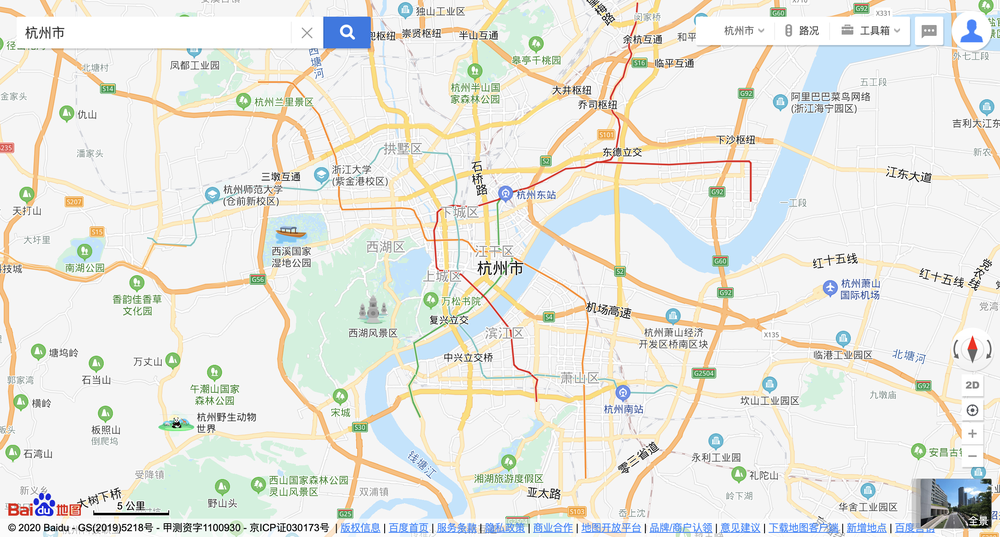
#> input picture 提取地图信息/007_杭州.png, 1000 x 537 px, shrunk from 2400 x 1288 before the run
$ python extract_city_info.py
#> lines starting #> are read from the running program, lines starting #| are printed output that depends on the picture; after the words box and inside, x2 and y2 are one past the last pixel; in counts of white or black regions, pixels touching at a corner belong together
import cv2
import numpy as np

img = cv2.imread('007_杭州.png')
#> img is the input picture: shape (537, 1000, 3); mean B, G, R 226, 232.3, 231.7

def func():
    # range of red
    lower_red = np.array([160, 60, 60])
    upper_red = np.array([180, 255, 255])

    lower_red2 = np.array([0, 60, 60])
    upper_red2 = np.array([10, 255, 255])  # thers is two ranges of red


    # range of yellow
    # lower_yellow = np.array([10,100,100])
    # upper_yellow = np.array([45,255,255])

    # range of grenn
    # lower_yellow = np.array([36,25,25])
    # upper_yellow = np.array([70,255,255])

    # change to hsv model
    hsv = cv2.cvtColor(img, cv2.COLOR_BGR2HSV)
#> hsv: shape (537, 1000, 3); mean H, S, V 25.4, 20.2, 239.1

    mask_r = cv2.inRange(hsv, lower_red, upper_red)
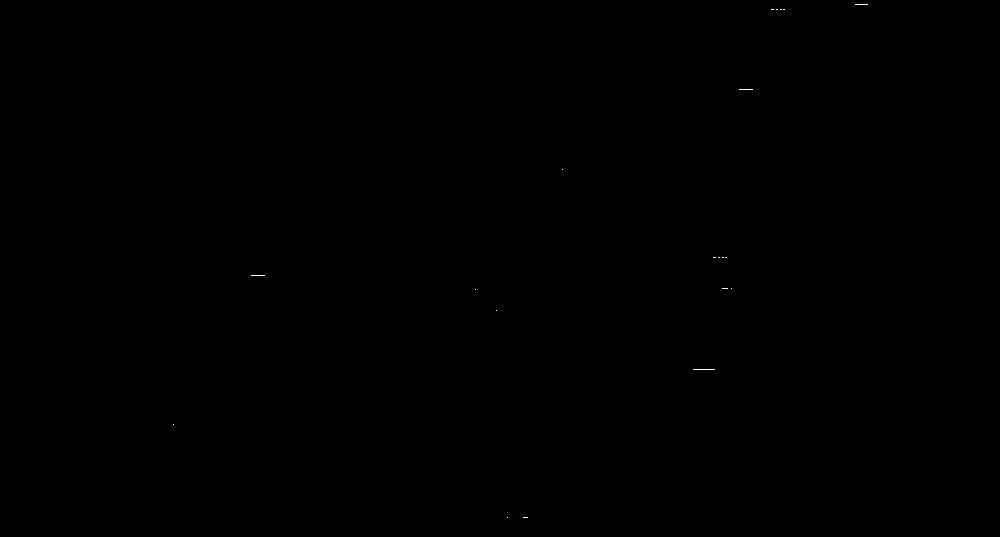
#> mask_r: shape (537, 1000); 0.02% white in thin lines or dots, all inside (x1, y1, x2, y2) = (173, 4, 868, 518)

    mask_r2 = cv2.inRange(hsv, lower_red2, upper_red2)
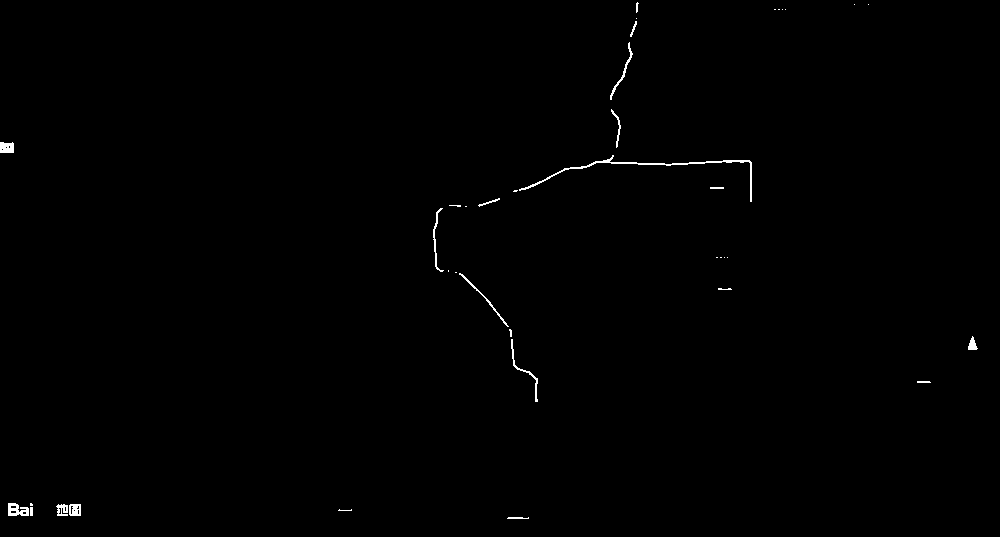
#> mask_r2: shape (537, 1000); 0.41% white in thin lines or dots

    mask = mask_r + mask_r2
#> mask: shape (537, 1000); 0.43% white in thin lines or dots

    cv2.namedWindow('Mask', 0)
    cv2.imshow('Mask', mask)
    cv2.waitKey()

    kernel = cv2.getStructuringElement(cv2.MORPH_ELLIPSE, (3, 3))
    mask = cv2.dilate(mask, kernel)
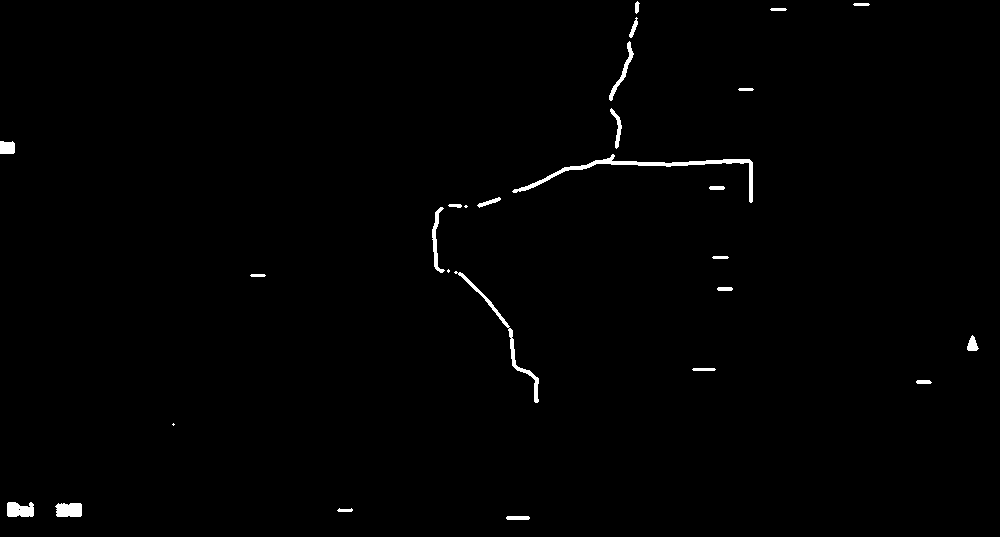
#> mask: shape (537, 1000); 0.81% white; 27 white regions (3 under 20 px), largest, box (x1, y1, x2, y2) and area: (512, 154, 753, 203) 1162, (454, 271, 539, 403) 606, (7, 502, 34, 517) 345

    cv2.namedWindow('Mask_dilate', 0)
    cv2.imshow('Mask_dilate', mask)
    cv2.waitKey()

    # 将mask于原视频帧进行按位与操作，则会把mask中的白色用真实的图像替换：
    res = cv2.bitwise_and(img, img, mask=mask)

    cv2.namedWindow('res', 0)
    cv2.imshow('res', res)
    cv2.waitKey()

if __name__ == '__main__':
    func()
